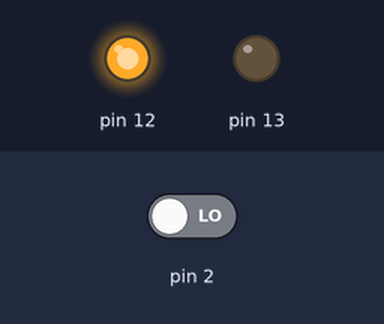
Bench run of a sketch on a simulated Arduino Uno, built with avr-gcc and run on an emulated ATmega328P. Parts: output pins drawn as LEDs (lit = HIGH). The test bench sets the inputs (shaded band); at power-on: pin 2 LOW. What the sketch prints to the serial monitor is not drawn.

Above: at 1.2 s.
1.3 s: pin 2 driven HIGH
At 2.6 s:
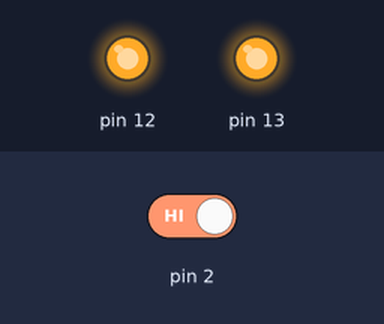
Timing chart, 0 to 4.3 s (numbered marks = the images above; inputs shaded):
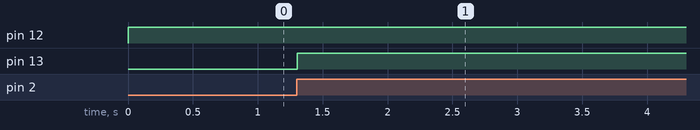

Measured:
- after the input at 1.3 s, pin 13: LOW → HIGH at once

The sketch:

Segundo_programa_da_aula_1.ino
```cpp
void setup() {
 Serial.begin(9600);
 pinMode(2, INPUT);
 pinMode(12, OUTPUT);
 pinMode(13, OUTPUT);
}

void loop() {
 int botao;
 botao=digitalRead(2);
 Serial.println(2);

 if(botao == 1){
  digitalWrite(13, HIGH);

 }
 else{
 digitalWrite(12, HIGH);
 }
 }
```
